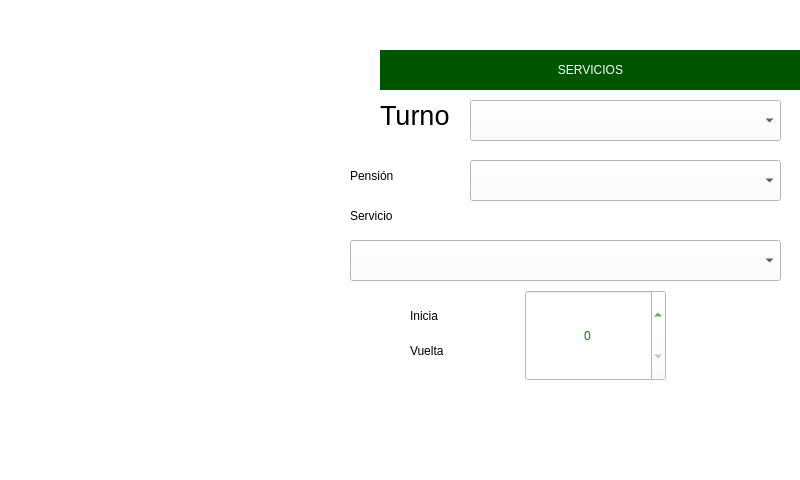
<?xml version="1.0" encoding="UTF-8"?>
<ui version="4.0">
 <class>Form</class>
 <widget class="QWidget" name="Form">
  <property name="geometry">
   <rect>
    <x>0</x>
    <y>0</y>
    <width>800</width>
    <height>480</height>
   </rect>
  </property>
  <property name="minimumSize">
   <size>
    <width>800</width>
    <height>480</height>
   </size>
  </property>
  <property name="maximumSize">
   <size>
    <width>800</width>
    <height>480</height>
   </size>
  </property>
  <property name="acceptDrops">
   <bool>false</bool>
  </property>
  <property name="windowTitle">
   <string>Form</string>
  </property>
  <property name="styleSheet">
   <string notr="true">background-color: #fff</string>
  </property>
  <widget class="QLabel" name="label">
   <property name="geometry">
    <rect>
     <x>10</x>
     <y>0</y>
     <width>791</width>
     <height>481</height>
    </rect>
   </property>
   <property name="text">
    <string/>
   </property>
   <property name="pixmap">
    <pixmap>../Imagenes/Servicios.jpg</pixmap>
   </property>
  </widget>
  <widget class="QLabel" name="label_4">
   <property name="geometry">
    <rect>
     <x>410</x>
     <y>330</y>
     <width>111</width>
     <height>41</height>
    </rect>
   </property>
   <property name="styleSheet">
    <string notr="true">font: 75 20pt &quot;Arial&quot;;</string>
   </property>
   <property name="text">
    <string>Vuelta</string>
   </property>
  </widget>
  <widget class="QLabel" name="label_9">
   <property name="geometry">
    <rect>
     <x>350</x>
     <y>190</y>
     <width>101</width>
     <height>51</height>
    </rect>
   </property>
   <property name="styleSheet">
    <string notr="true">font: 75 20pt &quot;Arial&quot;;</string>
   </property>
   <property name="text">
    <string>Servicio</string>
   </property>
  </widget>
  <widget class="QLabel" name="label_ok">
   <property name="geometry">
    <rect>
     <x>420</x>
     <y>400</y>
     <width>61</width>
     <height>61</height>
    </rect>
   </property>
   <property name="text">
    <string/>
   </property>
   <property name="pixmap">
    <pixmap>../Imagenes/ok.png</pixmap>
   </property>
   <property name="scaledContents">
    <bool>true</bool>
   </property>
  </widget>
  <widget class="QLabel" name="label_10">
   <property name="geometry">
    <rect>
     <x>380</x>
     <y>50</y>
     <width>421</width>
     <height>40</height>
    </rect>
   </property>
   <property name="styleSheet">
    <string notr="true">font: 75 30pt &quot;Arial&quot;;
color: #fff;
background-color: #005500;</string>
   </property>
   <property name="text">
    <string>SERVICIOS</string>
   </property>
   <property name="alignment">
    <set>Qt::AlignCenter</set>
   </property>
  </widget>
  <widget class="QLabel" name="label_3">
   <property name="geometry">
    <rect>
     <x>410</x>
     <y>290</y>
     <width>101</width>
     <height>51</height>
    </rect>
   </property>
   <property name="styleSheet">
    <string notr="true">font: 75 20pt &quot;Arial&quot;;</string>
   </property>
   <property name="text">
    <string>Inicia</string>
   </property>
  </widget>
  <widget class="QComboBox" name="comboBox_turno">
   <property name="geometry">
    <rect>
     <x>470</x>
     <y>100</y>
     <width>311</width>
     <height>41</height>
    </rect>
   </property>
   <property name="palette">
    <palette>
     <active>
      <colorrole role="Button">
       <brush brushstyle="SolidPattern">
        <color alpha="255">
         <red>255</red>
         <green>255</green>
         <blue>255</blue>
        </color>
       </brush>
      </colorrole>
      <colorrole role="Base">
       <brush brushstyle="SolidPattern">
        <color alpha="255">
         <red>255</red>
         <green>255</green>
         <blue>255</blue>
        </color>
       </brush>
      </colorrole>
      <colorrole role="Window">
       <brush brushstyle="SolidPattern">
        <color alpha="255">
         <red>255</red>
         <green>255</green>
         <blue>255</blue>
        </color>
       </brush>
      </colorrole>
      <colorrole role="Shadow">
       <brush brushstyle="SolidPattern">
        <color alpha="255">
         <red>0</red>
         <green>0</green>
         <blue>0</blue>
        </color>
       </brush>
      </colorrole>
      <colorrole role="Highlight">
       <brush brushstyle="SolidPattern">
        <color alpha="255">
         <red>128</red>
         <green>128</green>
         <blue>128</blue>
        </color>
       </brush>
      </colorrole>
     </active>
     <inactive>
      <colorrole role="Button">
       <brush brushstyle="SolidPattern">
        <color alpha="255">
         <red>255</red>
         <green>255</green>
         <blue>255</blue>
        </color>
       </brush>
      </colorrole>
      <colorrole role="Base">
       <brush brushstyle="SolidPattern">
        <color alpha="255">
         <red>255</red>
         <green>255</green>
         <blue>255</blue>
        </color>
       </brush>
      </colorrole>
      <colorrole role="Window">
       <brush brushstyle="SolidPattern">
        <color alpha="255">
         <red>255</red>
         <green>255</green>
         <blue>255</blue>
        </color>
       </brush>
      </colorrole>
      <colorrole role="Shadow">
       <brush brushstyle="SolidPattern">
        <color alpha="255">
         <red>0</red>
         <green>0</green>
         <blue>0</blue>
        </color>
       </brush>
      </colorrole>
      <colorrole role="Highlight">
       <brush brushstyle="SolidPattern">
        <color alpha="255">
         <red>128</red>
         <green>128</green>
         <blue>128</blue>
        </color>
       </brush>
      </colorrole>
     </inactive>
     <disabled>
      <colorrole role="Button">
       <brush brushstyle="SolidPattern">
        <color alpha="255">
         <red>255</red>
         <green>255</green>
         <blue>255</blue>
        </color>
       </brush>
      </colorrole>
      <colorrole role="Base">
       <brush brushstyle="SolidPattern">
        <color alpha="255">
         <red>255</red>
         <green>255</green>
         <blue>255</blue>
        </color>
       </brush>
      </colorrole>
      <colorrole role="Window">
       <brush brushstyle="SolidPattern">
        <color alpha="255">
         <red>255</red>
         <green>255</green>
         <blue>255</blue>
        </color>
       </brush>
      </colorrole>
      <colorrole role="Shadow">
       <brush brushstyle="SolidPattern">
        <color alpha="255">
         <red>0</red>
         <green>0</green>
         <blue>0</blue>
        </color>
       </brush>
      </colorrole>
      <colorrole role="Highlight">
       <brush brushstyle="SolidPattern">
        <color alpha="255">
         <red>128</red>
         <green>128</green>
         <blue>128</blue>
        </color>
       </brush>
      </colorrole>
     </disabled>
    </palette>
   </property>
   <property name="styleSheet">
    <string notr="true">selection-background-color: gray;
font: 87 48pt &quot;Arial Black&quot;;</string>
   </property>
   <property name="modelColumn">
    <number>0</number>
   </property>
  </widget>
  <widget class="QLabel" name="label_cancel">
   <property name="geometry">
    <rect>
     <x>700</x>
     <y>400</y>
     <width>61</width>
     <height>61</height>
    </rect>
   </property>
   <property name="text">
    <string/>
   </property>
   <property name="pixmap">
    <pixmap>../Imagenes/no.png</pixmap>
   </property>
   <property name="scaledContents">
    <bool>true</bool>
   </property>
  </widget>
  <widget class="QLabel" name="label_6">
   <property name="geometry">
    <rect>
     <x>80</x>
     <y>132</y>
     <width>221</width>
     <height>211</height>
    </rect>
   </property>
   <property name="text">
    <string/>
   </property>
   <property name="pixmap">
    <pixmap>../Imagenes/generico.jpg</pixmap>
   </property>
  </widget>
  <widget class="QComboBox" name="comboBox_servicio">
   <property name="geometry">
    <rect>
     <x>350</x>
     <y>240</y>
     <width>431</width>
     <height>41</height>
    </rect>
   </property>
   <property name="styleSheet">
    <string notr="true">selection-background-color: gray;
font: 87 48pt &quot;Arial Black&quot;;</string>
   </property>
  </widget>
  <widget class="QLabel" name="label_11">
   <property name="geometry">
    <rect>
     <x>380</x>
     <y>90</y>
     <width>81</width>
     <height>51</height>
    </rect>
   </property>
   <property name="font">
    <font>
     <family>Arial</family>
     <pointsize>20</pointsize>
     <weight>9</weight>
     <italic>false</italic>
     <bold>false</bold>
    </font>
   </property>
   <property name="styleSheet">
    <string notr="true">font: 75 20pt &quot;Arial&quot;;</string>
   </property>
   <property name="text">
    <string>Turno</string>
   </property>
  </widget>
  <widget class="QSpinBox" name="spinBox_vuelta">
   <property name="geometry">
    <rect>
     <x>525</x>
     <y>290</y>
     <width>141</width>
     <height>91</height>
    </rect>
   </property>
   <property name="styleSheet">
    <string notr="true">color: green;
font: 75 60pt &quot;Arial&quot;;
text-align: center;</string>
   </property>
   <property name="alignment">
    <set>Qt::AlignCenter</set>
   </property>
  </widget>
  <widget class="QLabel" name="label_12">
   <property name="geometry">
    <rect>
     <x>350</x>
     <y>150</y>
     <width>101</width>
     <height>51</height>
    </rect>
   </property>
   <property name="styleSheet">
    <string notr="true">font: 75 20pt &quot;Arial&quot;;</string>
   </property>
   <property name="text">
    <string>Pensión</string>
   </property>
  </widget>
  <widget class="QComboBox" name="comboBox_pension">
   <property name="geometry">
    <rect>
     <x>470</x>
     <y>160</y>
     <width>311</width>
     <height>41</height>
    </rect>
   </property>
   <property name="palette">
    <palette>
     <active>
      <colorrole role="Button">
       <brush brushstyle="SolidPattern">
        <color alpha="255">
         <red>255</red>
         <green>255</green>
         <blue>255</blue>
        </color>
       </brush>
      </colorrole>
      <colorrole role="Base">
       <brush brushstyle="SolidPattern">
        <color alpha="255">
         <red>255</red>
         <green>255</green>
         <blue>255</blue>
        </color>
       </brush>
      </colorrole>
      <colorrole role="Window">
       <brush brushstyle="SolidPattern">
        <color alpha="255">
         <red>255</red>
         <green>255</green>
         <blue>255</blue>
        </color>
       </brush>
      </colorrole>
      <colorrole role="Shadow">
       <brush brushstyle="SolidPattern">
        <color alpha="255">
         <red>0</red>
         <green>0</green>
         <blue>0</blue>
        </color>
       </brush>
      </colorrole>
      <colorrole role="Highlight">
       <brush brushstyle="SolidPattern">
        <color alpha="255">
         <red>128</red>
         <green>128</green>
         <blue>128</blue>
        </color>
       </brush>
      </colorrole>
     </active>
     <inactive>
      <colorrole role="Button">
       <brush brushstyle="SolidPattern">
        <color alpha="255">
         <red>255</red>
         <green>255</green>
         <blue>255</blue>
        </color>
       </brush>
      </colorrole>
      <colorrole role="Base">
       <brush brushstyle="SolidPattern">
        <color alpha="255">
         <red>255</red>
         <green>255</green>
         <blue>255</blue>
        </color>
       </brush>
      </colorrole>
      <colorrole role="Window">
       <brush brushstyle="SolidPattern">
        <color alpha="255">
         <red>255</red>
         <green>255</green>
         <blue>255</blue>
        </color>
       </brush>
      </colorrole>
      <colorrole role="Shadow">
       <brush brushstyle="SolidPattern">
        <color alpha="255">
         <red>0</red>
         <green>0</green>
         <blue>0</blue>
        </color>
       </brush>
      </colorrole>
      <colorrole role="Highlight">
       <brush brushstyle="SolidPattern">
        <color alpha="255">
         <red>128</red>
         <green>128</green>
         <blue>128</blue>
        </color>
       </brush>
      </colorrole>
     </inactive>
     <disabled>
      <colorrole role="Button">
       <brush brushstyle="SolidPattern">
        <color alpha="255">
         <red>255</red>
         <green>255</green>
         <blue>255</blue>
        </color>
       </brush>
      </colorrole>
      <colorrole role="Base">
       <brush brushstyle="SolidPattern">
        <color alpha="255">
         <red>255</red>
         <green>255</green>
         <blue>255</blue>
        </color>
       </brush>
      </colorrole>
      <colorrole role="Window">
       <brush brushstyle="SolidPattern">
        <color alpha="255">
         <red>255</red>
         <green>255</green>
         <blue>255</blue>
        </color>
       </brush>
      </colorrole>
      <colorrole role="Shadow">
       <brush brushstyle="SolidPattern">
        <color alpha="255">
         <red>0</red>
         <green>0</green>
         <blue>0</blue>
        </color>
       </brush>
      </colorrole>
      <colorrole role="Highlight">
       <brush brushstyle="SolidPattern">
        <color alpha="255">
         <red>128</red>
         <green>128</green>
         <blue>128</blue>
        </color>
       </brush>
      </colorrole>
     </disabled>
    </palette>
   </property>
   <property name="styleSheet">
    <string notr="true">selection-background-color: gray;
font: 87 48pt &quot;Arial Black&quot;;</string>
   </property>
   <property name="modelColumn">
    <number>0</number>
   </property>
  </widget>
 </widget>
 <resources/>
 <connections/>
</ui>
